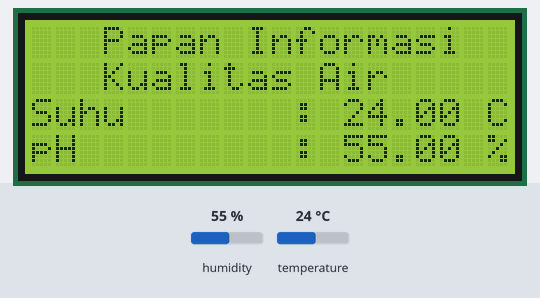
Bench run of a sketch on a simulated Arduino Uno, built with avr-gcc and run on an emulated ATmega328P. Shown: 20×4 character LCD. The test bench sets the inputs (shaded band); at power-on: humidity 55 %, temperature 24 °C.

Above: at 4.3 s.
4.4 s: humidity set to 22 %
At 6.6 s:
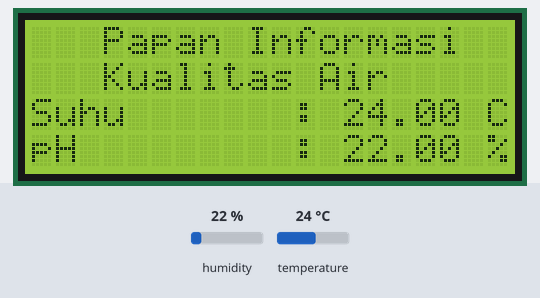
7.2 s: temperature set to 12 °C
At 8.5 s:
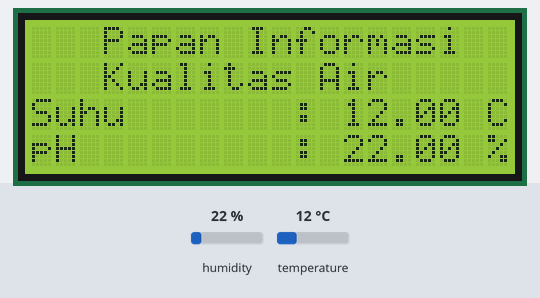
13.3 s: humidity set to 40 %
At 14.1 s:
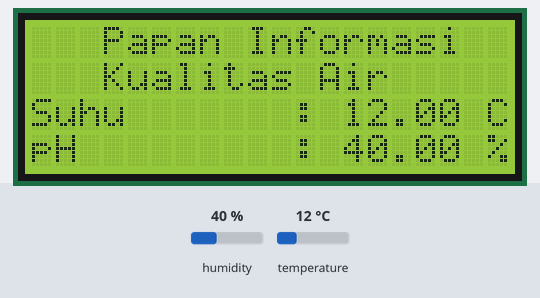
19.4 s: temperature set to 19 °C
Timing chart, 0 to 22.4 s (numbered marks = the images above; inputs shaded):
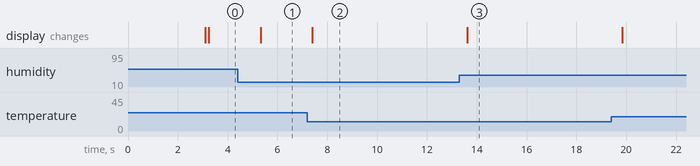

The sketch:

sketch.ino
```cpp
#include <LiquidCrystal_I2C.h>
#include <DHT.h>
#define DHTPIN 10
#define DHTTYPE DHT22
DHT dht(DHTPIN, DHT22);

LiquidCrystal_I2C lcd(0x27,20,4);
int chk;
float hum;
float temp;

void setup() {
  Serial.begin(9600);
  dht.begin();
  lcd.init();
  lcd.backlight();
  lcd.setCursor(3,0);
  lcd.print("Papan Informasi");
  lcd.setCursor(2,1);
  lcd.print("  Kualitas Air");
  lcd.setCursor(8,2);
  lcd.print("Oleh");
  lcd.setCursor(2,3);
  lcd.print("   kelompok 7");
  delay(3000);
  lcd.clear();

}

void loop() {

 hum = dht.readHumidity();
 temp = dht.readTemperature();
  lcd.init();
  lcd.backlight();
  lcd.setCursor(3,0);
  lcd.print("Papan Informasi");
  lcd.setCursor(3,1);
  lcd.print("Kualitas Air");
  //suhu
  lcd.setCursor(0,2);
  lcd.print("Suhu       :");
  lcd.setCursor(13,2);
  lcd.print(temp);
  lcd.setCursor(19,2);
  lcd.print("C");
  //ph
  lcd.setCursor(0,3);
  lcd.print("pH         :");
  lcd.setCursor(13,3);
  lcd.print(hum);
  lcd.setCursor(19,3);
  lcd.print("%");
  //delay(500);
  //lcd.clear();
}
```

Measured:
- after the input at 4.4 s, the display: changes after 0.92 s (image 1)
- after the input at 7.2 s, the display: changes after 0.20 s (image 2)
- after the input at 13.3 s, the display: changes after 0.32 s (image 3)
